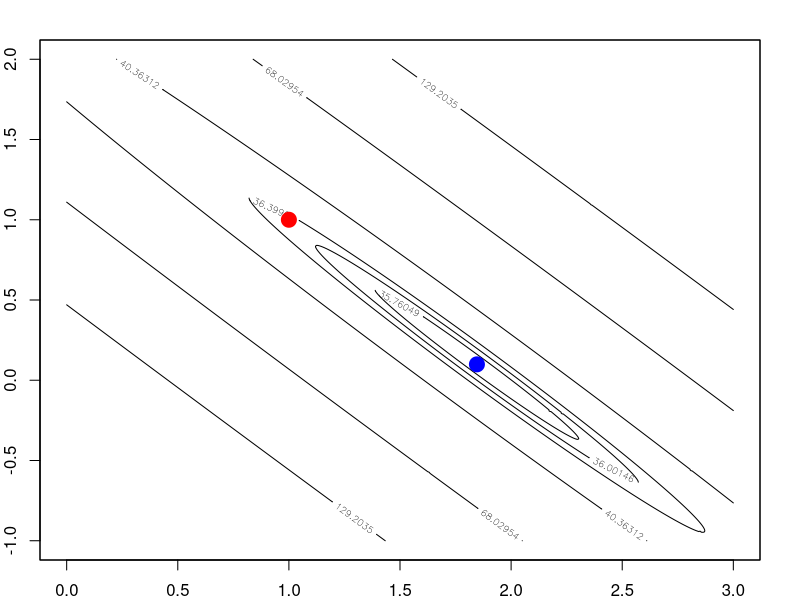
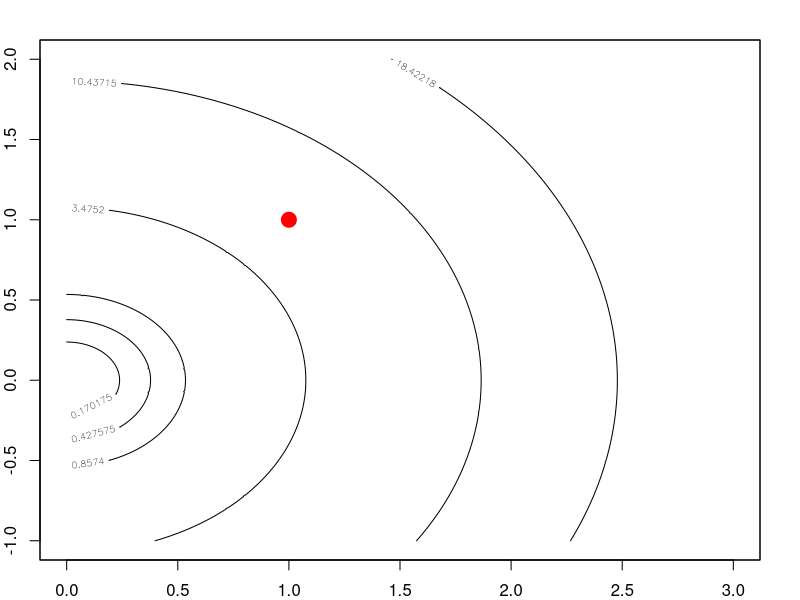
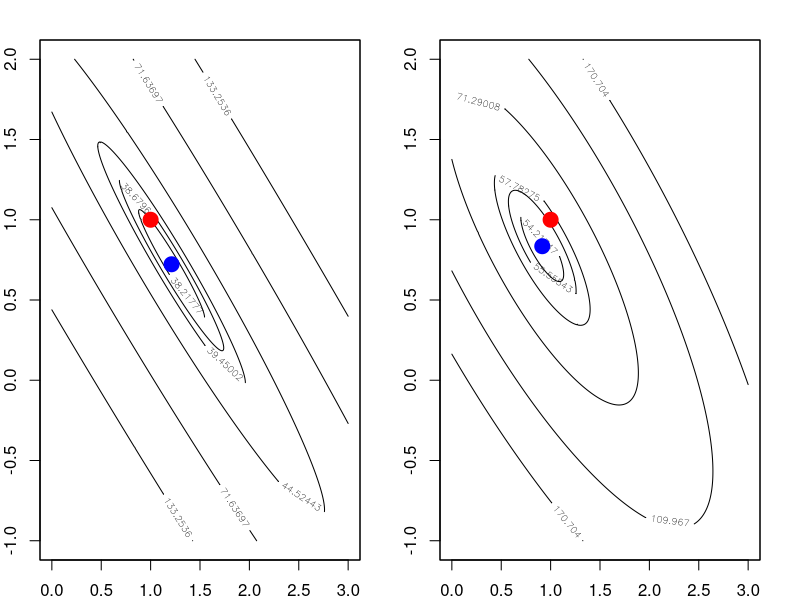

Recreate these plots in R, in order.
## ---- chunk 1
  options(width = 100)
  knitr::opts_knit$set(global.par = TRUE)
  knitr::opts_chunk$set(collapse = TRUE, fig.dim = c(6, 6),
                        out.width = "45%", fig.align = 'center')
## ---- chunk 2
  par(bg="transparent")
  par(mar=c(2,2,2,2))
## ---- chunk 3
  library(MASS)
  set.seed(2)
  n = 30
  
  # create highly correlated variables and a linear model
  X = mvrnorm(n, c(0, 0), matrix(c(1,0.99, 0.99, 1), 2,2))
  y = rnorm(n, mean = X[,1] + X[,2])
  
  # compare parameter estimates
  summary(lm(y~X-1))$coef
  
  # note that the true parameters are all 1's
  lm.ridge(y~X-1, lambda=5)
## ---- chunk 4
  beta1 <- seq(0, 3, 0.005)
  beta2 <- seq(-1, 2, 0.005)
  allbeta <- data.matrix(expand.grid(beta1, beta2))
  rss <- matrix(apply(allbeta, 1, function(b, X, y) sum((y - X %*% b)^2), X, y), 
                length(beta1), length(beta2))
  
  # quantile levels for drawing contour
  quanlvl = c(0.01, 0.025, 0.05, 0.2, 0.5, 0.75)
  
  # plot the contour
  contour(beta1, beta2, rss, levels = quantile(rss, quanlvl))
  box()
  
  # the truth
  points(1, 1, pch = 19, col = "red", cex = 2)
  
  # the data 
  betahat <- coef(lm(y~X-1))
  points(betahat[1], betahat[2], pch = 19, col = "blue", cex = 2)
## ---- chunk 5
  pen <- matrix(apply(allbeta, 1, function(b) 3*b %*% b),
                length(beta1), length(beta2))
  
  contour(beta1, beta2, pen, levels = quantile(pen, quanlvl))
  points(1, 1, pch = 19, col = "red", cex = 2)
  box()
## ---- chunk 6
    par(mfrow=c(1, 2))

    # adding a L2 penalty to the objective function
    rss <- matrix(apply(allbeta, 1, function(b, X, y) sum((y - X %*% b)^2) + b %*% b, X, y),
                  length(beta1), length(beta2))
    
    # the ridge solution
    bh = solve(t(X) %*% X + diag(2)) %*% t(X) %*% y
    
    contour(beta1, beta2, rss, levels = quantile(rss, quanlvl))
    points(1, 1, pch = 19, col = "red", cex = 2)
    points(bh[1], bh[2], pch = 19, col = "blue", cex = 2)
    box()
    
    # adding a larger penalty
    rss <- matrix(apply(allbeta, 1, function(b, X, y) sum((y - X %*% b)^2) + 10*b %*% b, X, y),
                  length(beta1), length(beta2))
    
    bh = solve(t(X) %*% X + 10*diag(2)) %*% t(X) %*% y
    
    # the ridge solution
    contour(beta1, beta2, rss, levels = quantile(rss, quanlvl))
    points(1, 1, pch = 19, col = "red", cex = 2)
    points(bh[1], bh[2], pch = 19, col = "blue", cex = 2)
    box()
